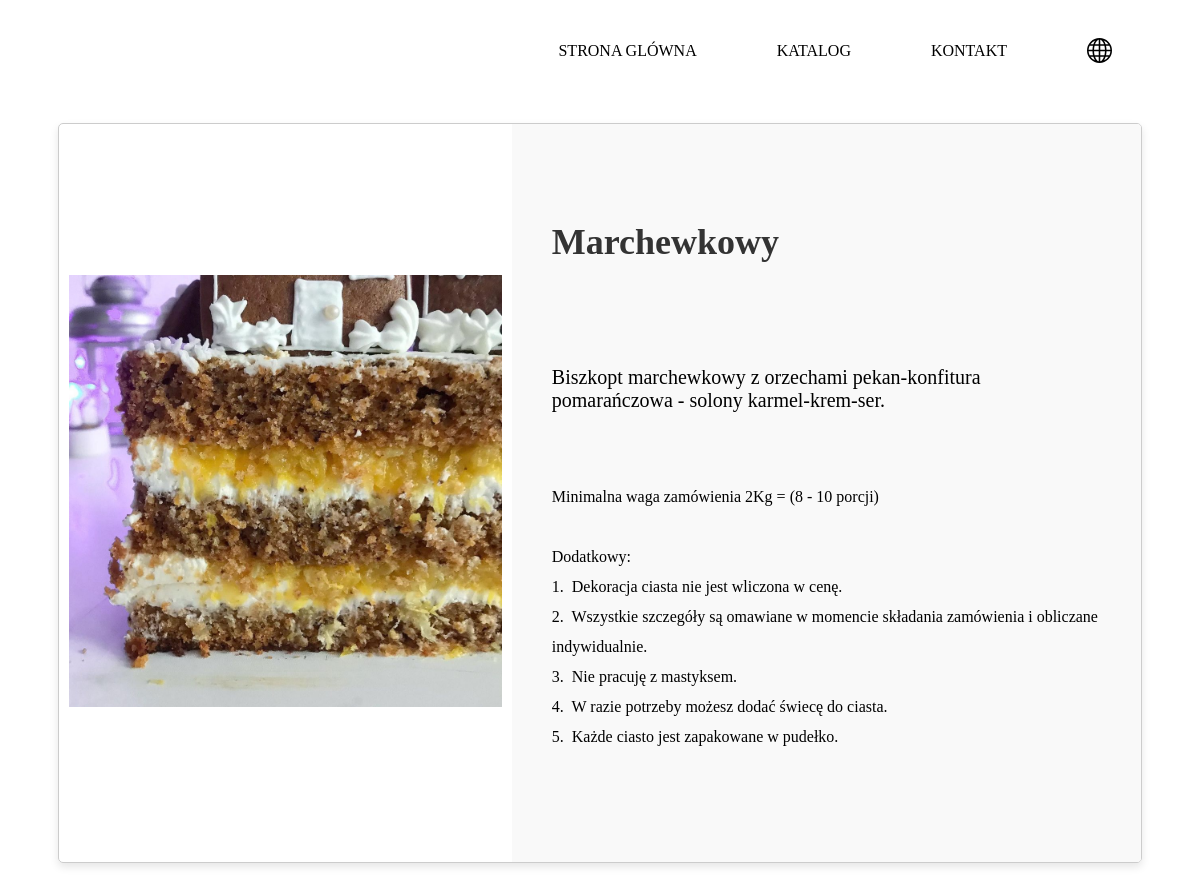
Page /category/1/items/6 on the earlier database version.
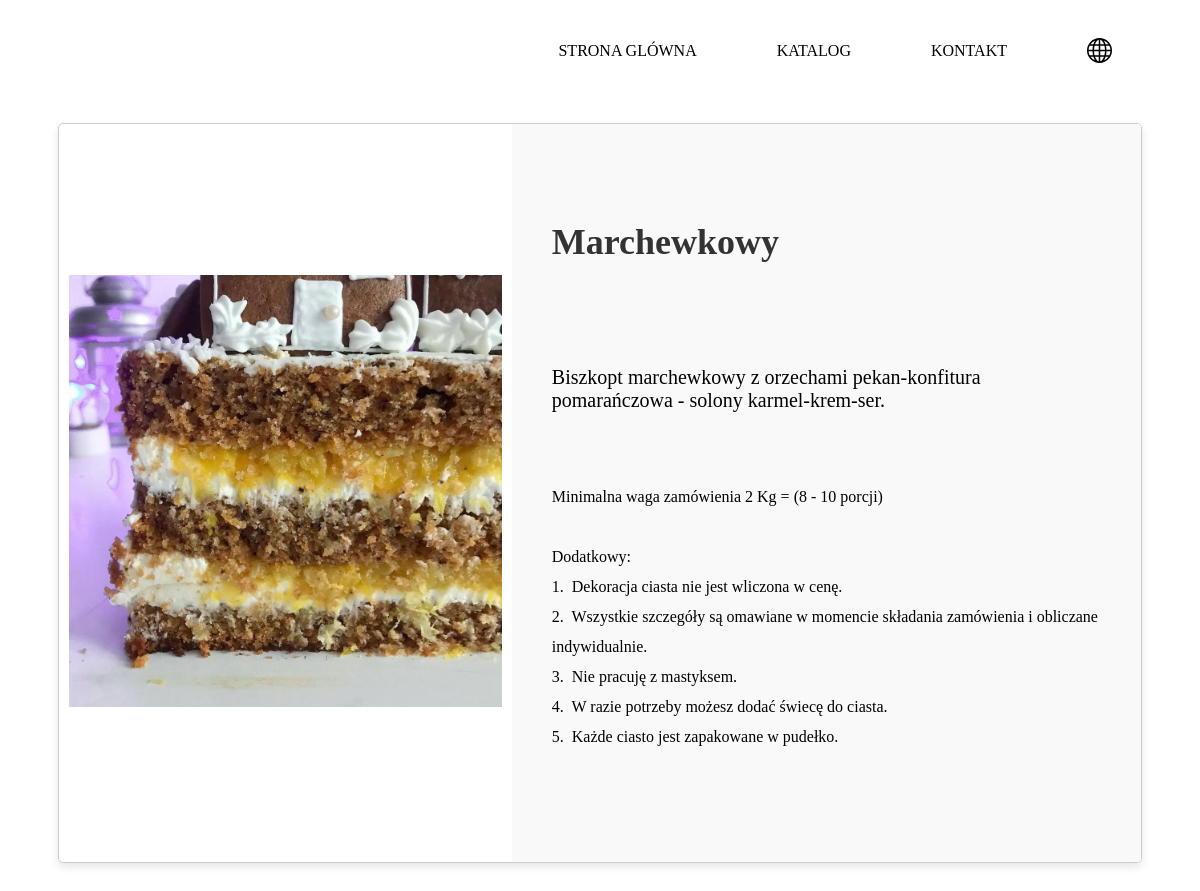
Same page on the later database version.
### sql_app/product_model.py (models this page shows)
class Item(Base):
    __tablename__ = "items"
    id = Column(Integer, primary_key=True)
    name = Column(String, nullable=False)
    description = Column(String)
    price = Column(Integer, nullable=False)
    in_stock = Column(Boolean, default=True)
    images_id = Column(Integer)
    images_url = Column(String)
    innader_info = Column(String)
    name_rus = Column(String)
    description_rus = Column(String)
    innader_info_rus = Column(String)
    name_eng = Column(String)
    description_eng = Column(String)
    innader_info_eng = Column(String)
    category_id = Column(Integer, ForeignKey('categories.id'))
    category = relationship("Category", back_populates="items")

### sql_app/main.py (the view)
@app.get("/category/{cat_id}/items/{item_id}", tags=['one_in_one_category'], response_class=HTMLResponse)
async def read_product_by_id(request: Request, cat_id: int, item_id: int, db: Session = Depends(get_db)):
    only_one_item_id = crud.get_product_by_id(cat_id, item_id, db)
    if only_one_item_id is None:
        raise HTTPException(status_code=400, detail="Item not found in Category ERROR")
    return templates.TemplateResponse(
        "item.html", {"request": request, "name": "item", "only_one_item_id": only_one_item_id})

### templates/item.html (shortened to what this page needs)
{% extends "base.html" %}
{% block content %}
{% if only_one_item_id %}
<div class="item-doker">
    <div class="item-cont-images">
         <img class="item-images" src="{{ only_one_item_id.images_url }}{{ only_one_item_id.images_id }}.jpg" alt="Product Image">
    </div>
    <div class="item-info">
        <h1 class="item_name">{{ only_one_item_id.name }}</h1>
        <p class="item_title">{{ only_one_item_id.description }}</p>
        {% if not only_one_item_id.category_id == 2 %}
        <p class="item_inader">{{only_one_item_id.innader_info}}</p>
        {% endif %}
    </div>
   {% else %}
       <p>Товар не найден.</p>
</div>
{% endif %}
{% endblock %}

Differences in the rows shown:
changed Item "Marchewkowy": innader_info "Minimalna waga zamówienia 2Kg = (8 - 10…" → "Minimalna waga zamówienia 2 Kg = (8 - 10…"
